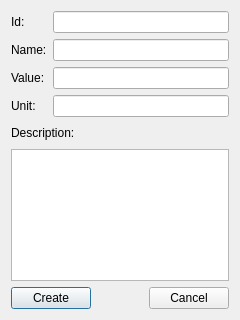
<?xml version="1.0" encoding="UTF-8"?>
<ui version="4.0">
 <class>AddComponentDialog</class>
 <widget class="QDialog" name="AddComponentDialog">
  <property name="geometry">
   <rect>
    <x>0</x>
    <y>0</y>
    <width>240</width>
    <height>320</height>
   </rect>
  </property>
  <property name="windowTitle">
   <string>Add a new Component</string>
  </property>
  <layout class="QVBoxLayout" name="verticalLayout">
   <item>
    <layout class="QGridLayout" name="gridLayout">
     <item row="0" column="0">
      <widget class="QLabel" name="label">
       <property name="text">
        <string>Id:</string>
       </property>
       <property name="buddy">
        <cstring>idEdit</cstring>
       </property>
      </widget>
     </item>
     <item row="0" column="1">
      <widget class="QLineEdit" name="idEdit"/>
     </item>
     <item row="1" column="0">
      <widget class="QLabel" name="label_2">
       <property name="text">
        <string>Name:</string>
       </property>
       <property name="buddy">
        <cstring>nameEdit</cstring>
       </property>
      </widget>
     </item>
     <item row="1" column="1">
      <widget class="QLineEdit" name="nameEdit"/>
     </item>
     <item row="2" column="0">
      <widget class="QLabel" name="label_3">
       <property name="text">
        <string>Value:</string>
       </property>
       <property name="buddy">
        <cstring>valueEdit</cstring>
       </property>
      </widget>
     </item>
     <item row="2" column="1">
      <widget class="QLineEdit" name="valueEdit"/>
     </item>
     <item row="3" column="0">
      <widget class="QLabel" name="label_4">
       <property name="text">
        <string>Unit:</string>
       </property>
       <property name="buddy">
        <cstring>unitEdit</cstring>
       </property>
      </widget>
     </item>
     <item row="3" column="1">
      <widget class="QLineEdit" name="unitEdit"/>
     </item>
    </layout>
   </item>
   <item>
    <layout class="QHBoxLayout" name="horizontalLayout_2">
     <item>
      <widget class="QLabel" name="label_5">
       <property name="text">
        <string>Description:</string>
       </property>
       <property name="buddy">
        <cstring>desEdit</cstring>
       </property>
      </widget>
     </item>
     <item>
      <spacer name="horizontalSpacer_2">
       <property name="orientation">
        <enum>Qt::Horizontal</enum>
       </property>
       <property name="sizeHint" stdset="0">
        <size>
         <width>40</width>
         <height>20</height>
        </size>
       </property>
      </spacer>
     </item>
    </layout>
   </item>
   <item>
    <widget class="QPlainTextEdit" name="desEdit"/>
   </item>
   <item>
    <layout class="QHBoxLayout" name="horizontalLayout">
     <item>
      <widget class="QPushButton" name="createButton">
       <property name="text">
        <string>Create</string>
       </property>
       <property name="default">
        <bool>true</bool>
       </property>
      </widget>
     </item>
     <item>
      <spacer name="horizontalSpacer">
       <property name="orientation">
        <enum>Qt::Horizontal</enum>
       </property>
       <property name="sizeHint" stdset="0">
        <size>
         <width>40</width>
         <height>20</height>
        </size>
       </property>
      </spacer>
     </item>
     <item>
      <widget class="QPushButton" name="cancelButton">
       <property name="text">
        <string>Cancel</string>
       </property>
      </widget>
     </item>
    </layout>
   </item>
  </layout>
 </widget>
 <resources/>
 <connections>
  <connection>
   <sender>cancelButton</sender>
   <signal>clicked()</signal>
   <receiver>AddComponentDialog</receiver>
   <slot>reject()</slot>
   <hints>
    <hint type="sourcelabel">
     <x>153</x>
     <y>295</y>
    </hint>
    <hint type="destinationlabel">
     <x>118</x>
     <y>292</y>
    </hint>
   </hints>
  </connection>
 </connections>
</ui>
